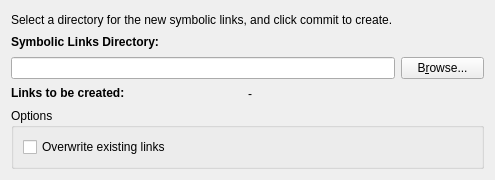
<?xml version="1.0" encoding="UTF-8"?>
<ui version="4.0">
 <class>ConfirmCreationPage</class>
 <widget class="QWidget" name="ConfirmCreationPage">
  <property name="geometry">
   <rect>
    <x>0</x>
    <y>0</y>
    <width>495</width>
    <height>180</height>
   </rect>
  </property>
  <property name="windowTitle">
   <string>Confirm Creation Page</string>
  </property>
  <layout class="QGridLayout" name="gridLayout">
   <item row="1" column="1" colspan="3">
    <widget class="QLabel" name="labelDescription">
     <property name="text">
      <string>Select a directory for the new symbolic links, and click commit to create.</string>
     </property>
     <property name="wordWrap">
      <bool>true</bool>
     </property>
    </widget>
   </item>
   <item row="4" column="1" colspan="2">
    <widget class="QLineEdit" name="lineFile">
     <property name="sizePolicy">
      <sizepolicy hsizetype="Expanding" vsizetype="Fixed">
       <horstretch>1</horstretch>
       <verstretch>0</verstretch>
      </sizepolicy>
     </property>
     <property name="text">
      <string/>
     </property>
     <property name="readOnly">
      <bool>true</bool>
     </property>
    </widget>
   </item>
   <item row="4" column="3">
    <widget class="QPushButton" name="buttonBrowse">
     <property name="text">
      <string>B&amp;rowse...</string>
     </property>
    </widget>
   </item>
   <item row="3" column="1" colspan="3">
    <widget class="QLabel" name="labelFile">
     <property name="layoutDirection">
      <enum>Qt::LeftToRight</enum>
     </property>
     <property name="text">
      <string>&lt;html&gt;&lt;head/&gt;&lt;body&gt;&lt;p&gt;&lt;span style=&quot; font-weight:600;&quot;&gt;Symbolic Links Directory:&lt;/span&gt;&lt;/p&gt;&lt;/body&gt;&lt;/html&gt;</string>
     </property>
     <property name="alignment">
      <set>Qt::AlignLeading|Qt::AlignLeft|Qt::AlignVCenter</set>
     </property>
    </widget>
   </item>
   <item row="5" column="1" colspan="3">
    <layout class="QGridLayout" name="labelsLayout">
     <property name="spacing">
      <number>0</number>
     </property>
     <item row="0" column="0">
      <widget class="QLabel" name="labelLinks">
       <property name="text">
        <string>&lt;html&gt;&lt;head/&gt;&lt;body&gt;&lt;p&gt;&lt;span style=&quot; font-weight:600;&quot;&gt;Links to be created:&lt;/span&gt;&lt;/p&gt;&lt;/body&gt;&lt;/html&gt;</string>
       </property>
      </widget>
     </item>
     <item row="0" column="1">
      <widget class="QLabel" name="labelLinksValue">
       <property name="text">
        <string>-</string>
       </property>
      </widget>
     </item>
    </layout>
   </item>
   <item row="6" column="1" colspan="3">
    <widget class="QGroupBox" name="groupOptions">
     <property name="title">
      <string>Options</string>
     </property>
     <layout class="QVBoxLayout" name="verticalLayout">
      <item>
       <widget class="QCheckBox" name="checkOverwrite">
        <property name="text">
         <string>Overwrite existing links</string>
        </property>
       </widget>
      </item>
     </layout>
    </widget>
   </item>
  </layout>
 </widget>
 <tabstops>
  <tabstop>lineFile</tabstop>
 </tabstops>
 <resources/>
 <connections/>
</ui>
